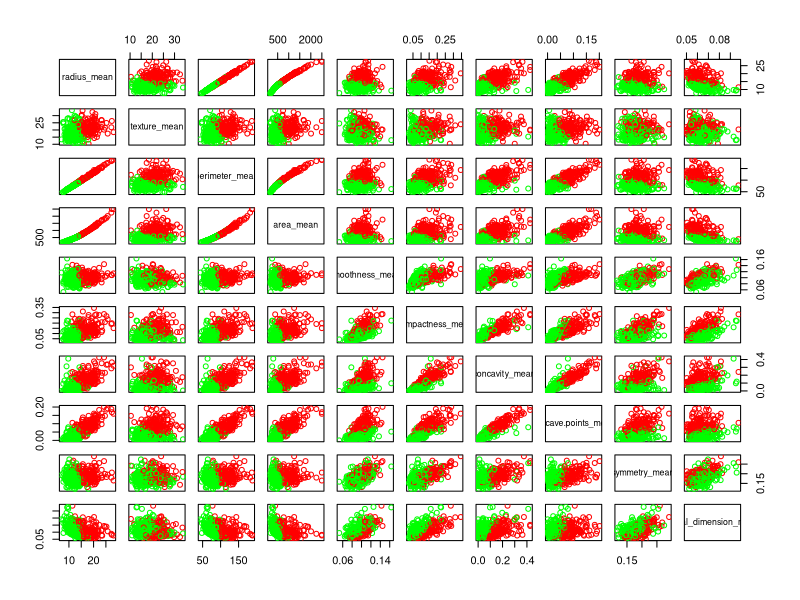
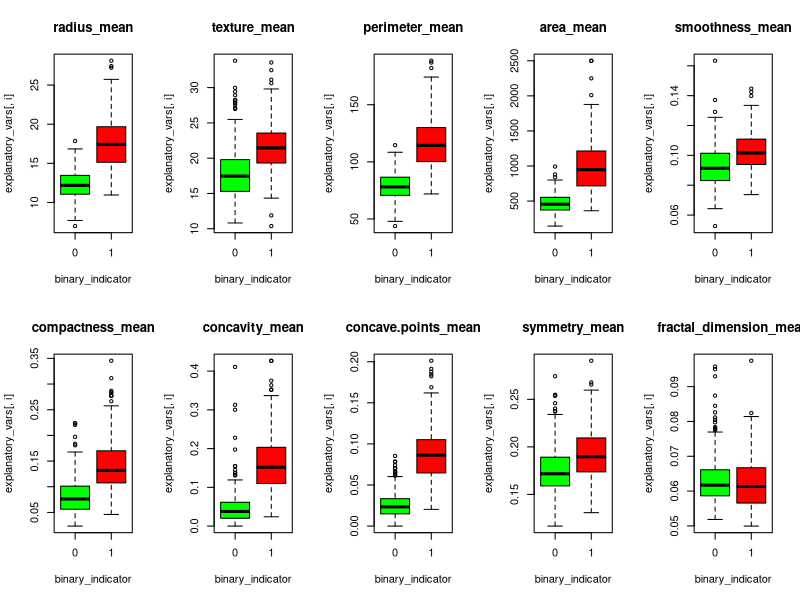
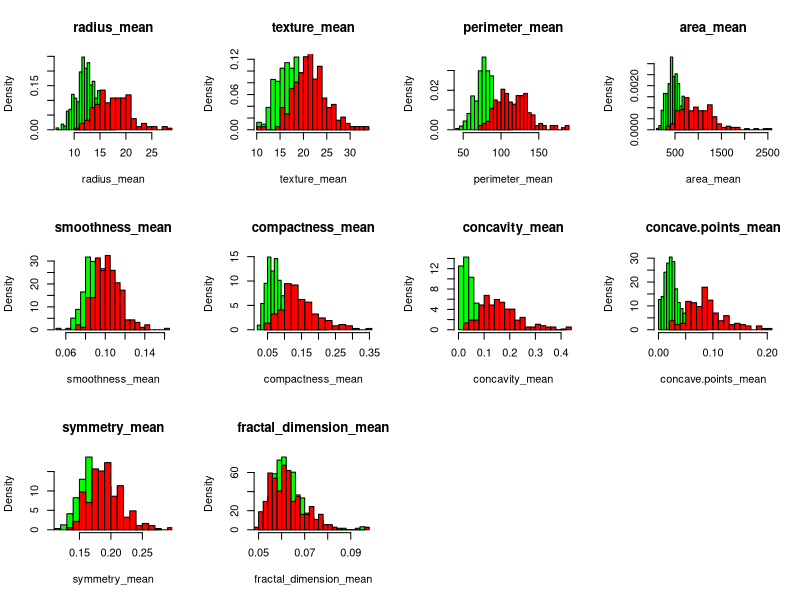
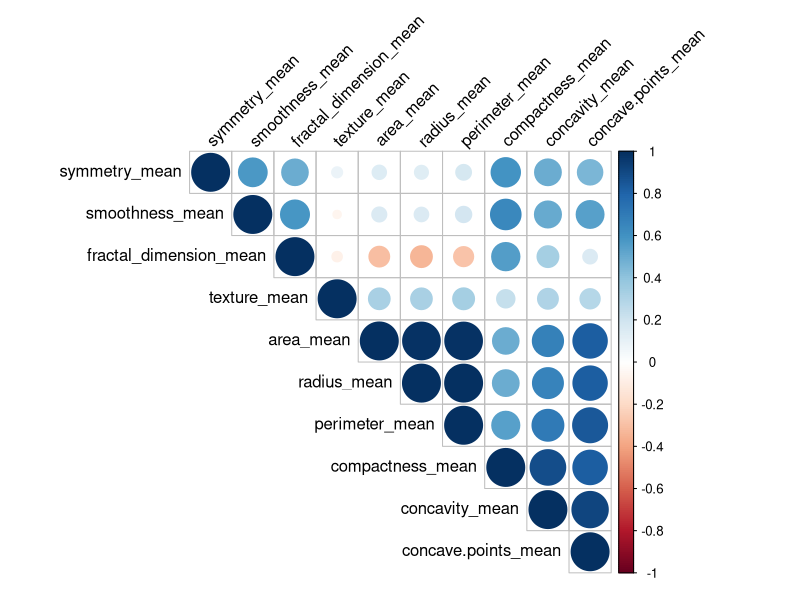
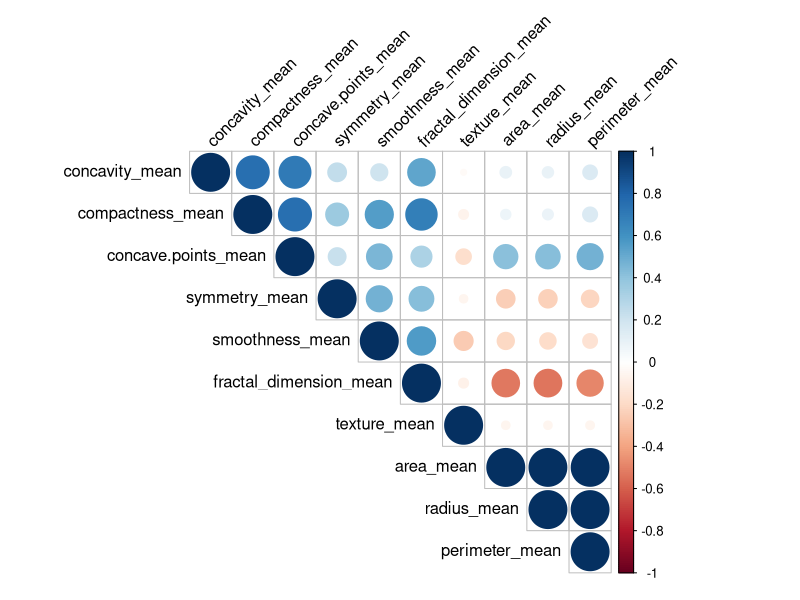
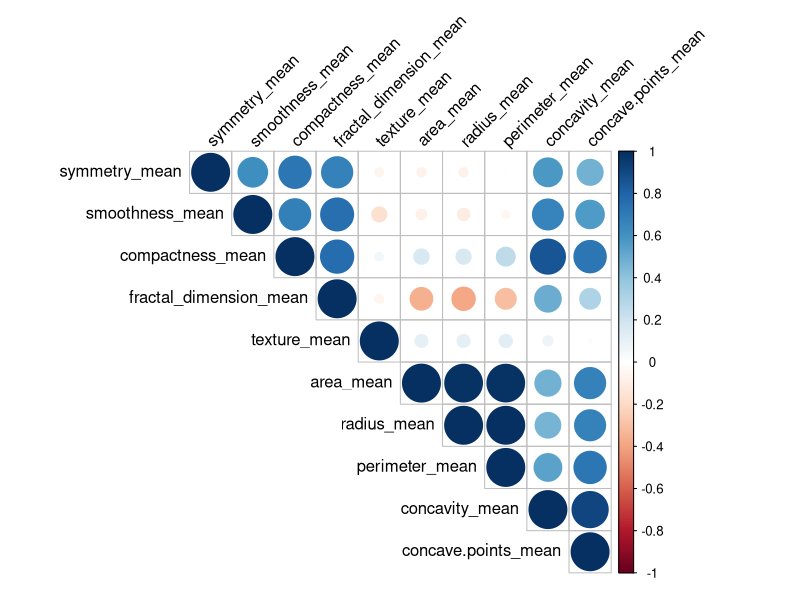

R code for these plots, in order:
library(stats)
library(corrplot)
library(xtable)
library(ggplot2)

data <- read.csv("data.csv")

binary_indicator <- data[,1]
explanatory_vars <- data[,-1]

colors <- ifelse(binary_indicator == 1, "red", "green")

benign <- explanatory_vars[binary_indicator == 0, ]
malignant <- explanatory_vars[binary_indicator == 1, ]

n_benign <- nrow(benign)
n_malignant <- nrow(malignant)

# pairplot colored with the 2 classes
pdf("figs/q1_pairs.pdf")
pairs(explanatory_vars, col=colors)
dev.off()

# boxplot of the two groups for each variable
pdf("figs/q1_boxplot.pdf")
par(mfrow = c(2, 5))
for (i in seq_len(ncol(explanatory_vars))) {
  boxplot(explanatory_vars[,i] ~ binary_indicator, col = colors, main = colnames(explanatory_vars)[i])
}
dev.off()

# histogram of the two groups for each variable as ratio with the number of observation
pdf("figs/q1_histogram.pdf")
par(mfrow = c(3, 4))
for (i in seq_len(ncol(explanatory_vars))) {
  hist(benign[,i], col = "green", main = colnames(explanatory_vars)[i], xlim = range(explanatory_vars[,i]), breaks = 20, freq = FALSE, xlab = colnames(explanatory_vars)[i])
  hist(malignant[,i], col = "red", add = TRUE, xlim = range(explanatory_vars[,i]), breaks = 20, freq = FALSE, xlab = colnames(explanatory_vars)[i])
}
dev.off()

# plot correlation matrix
pdf("figs/q1_correlation.pdf")
corrplot(cor(explanatory_vars), method = "circle", type = "upper", order = "hclust", tl.col = "black", tl.srt = 45)
dev.off()

pdf("figs/q1_correlation_benign.pdf")
corrplot(cor(benign), method = "circle", type = "upper", order = "hclust", tl.col = "black", tl.srt = 45)
dev.off()

pdf("figs/q1_correlation_malignant.pdf")
corrplot(cor(malignant), method = "circle", type = "upper", order = "hclust", tl.col = "black", tl.srt = 45)
dev.off()

# print("MEAN TABLE")
mean_table <- matrix(NA, ncol(explanatory_vars), 2)
colnames(mean_table) <- c("benign", "malignant")
rownames(mean_table) <- colnames(explanatory_vars)
for (i in seq_len(ncol(explanatory_vars))) {
  mean_table[i, 1] <- mean(benign[,i])
  mean_table[i, 2] <- mean(malignant[,i])
}
# print(xtable(mean_table, digits = 3))

# print("VARIANCE TABLE")
var_table <- matrix(NA, ncol(explanatory_vars), 2)
colnames(var_table) <- c("benign", "malignant")
rownames(var_table) <- colnames(explanatory_vars)
for (i in seq_len(ncol(explanatory_vars))) {
  var_table[i, 1] <- var(benign[,i])
  var_table[i, 2] <- var(malignant[,i])
}
# print(xtable(var_table, digits = 3))
